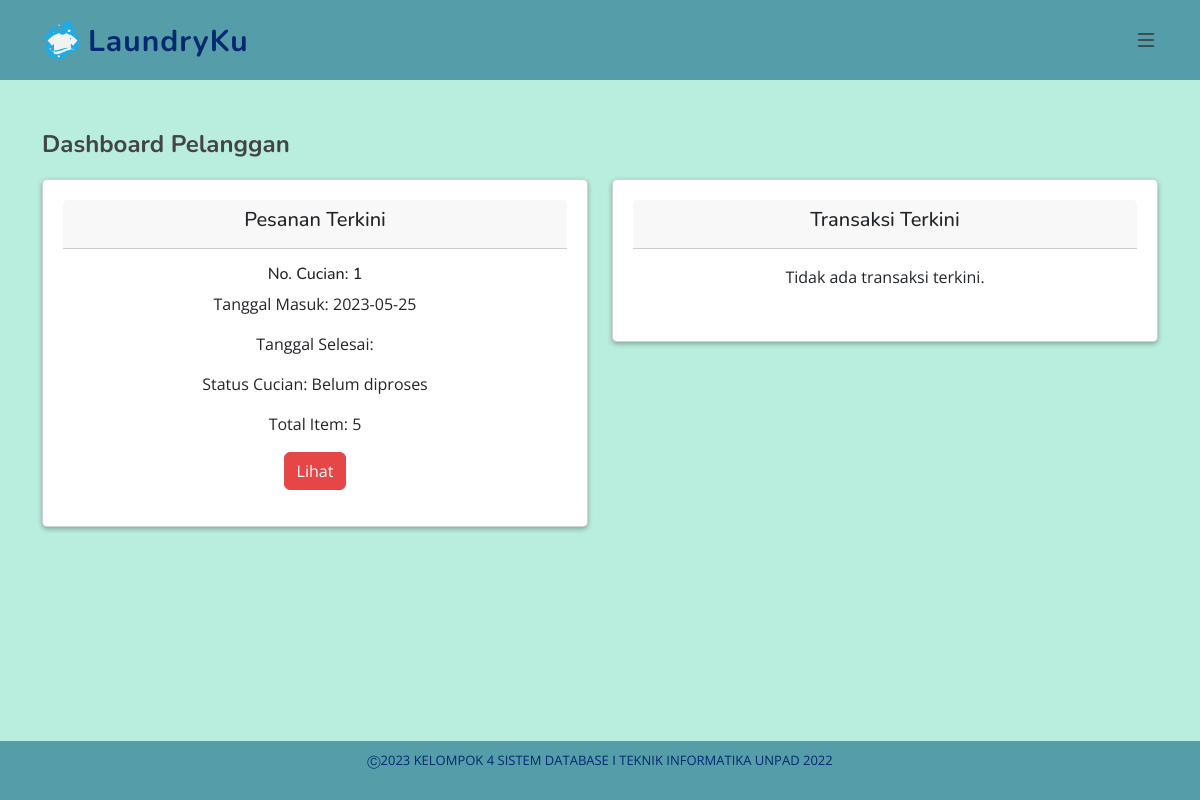
The app's page /dashboard_pelanggan.php (signed in) with its own data.
### tables this page shows
CREATE TABLE PermintaanCucian (
    no_cucian INT AUTO_INCREMENT PRIMARY KEY,
    id_pelanggan INT,
    id_prioritas INT,
    tgl_masuk DATE,
    tgl_selesai DATE,
    total_item INT,
    id_status_cucian INT,
    FOREIGN KEY (id_pelanggan) REFERENCES Pelanggan(id_pelanggan),
    FOREIGN KEY (id_prioritas) REFERENCES Prioritas(id_prioritas),
    FOREIGN KEY (id_status_cucian) REFERENCES StatusCucian(id_status_cucian)
);

CREATE TABLE StatusCucian (
    id_status_cucian INT AUTO_INCREMENT PRIMARY KEY,
    jenis_status_cucian VARCHAR(255) NOT NULL
);

### dashboard_pelanggan.php (the view, shortened to what this page needs)
<?php
include "config.php";
$id_pelanggan = isset($_SESSION['id_pelanggan']) ? $_SESSION['id_pelanggan'] : 0;
$queryPesanan = "SELECT pc.*, pri.jenis_prioritas, sc.jenis_status_cucian, SUM(ic.jumlah_item) AS total_item
                FROM PermintaanCucian pc
                LEFT JOIN Prioritas pri ON pc.id_prioritas = pri.id_prioritas
                LEFT JOIN StatusCucian sc ON pc.id_status_cucian = sc.id_status_cucian
                LEFT JOIN ItemCucian ic ON pc.no_cucian = ic.no_cucian
                WHERE pc.id_pelanggan = $id_pelanggan
                GROUP BY pc.no_cucian, pri.jenis_prioritas, sc.jenis_status_cucian
                ORDER BY pc.tgl_masuk DESC
                LIMIT 1";
$resultPesanan = mysqli_query($conn, $queryPesanan);
$rowPesanan = mysqli_fetch_assoc($resultPesanan);
$queryTransaksi = "SELECT t.*, sc.jenis_status_transaksi
                  FROM Transaksi t
                  LEFT JOIN StatusTransaksi sc ON t.id_status_transaksi = sc.id_status_transaksi
                  WHERE t.id_pelanggan = $id_pelanggan
                  ORDER BY t.tgl_transaksi DESC
                  LIMIT 1";
$resultTransaksi = mysqli_query($conn, $queryTransaksi);
$rowTransaksi = mysqli_fetch_assoc($resultTransaksi);
?>
<?php include 'header_pelanggan.php'; ?>
<main id="main">
  <section id="admin" class="admin">
    <div class="container">
      <div class="row">
        <div class="col-lg-12">
          <h2>Dashboard Pelanggan</h2>
          <div class="row">
            <div class="col-lg-6">
              <div class="card">
                <div class="card-header">
                  <h5>Pesanan Terkini</h5>
                </div>
                <div class="card-body">
                  <?php if ($rowPesanan) : ?>
                    <h6>No. Cucian: <?php echo $rowPesanan['no_cucian']; ?></h6>
                    <p>Tanggal Masuk: <?php echo $rowPesanan['tgl_masuk']; ?></p>
                    <p>Tanggal Selesai: <?php echo $rowPesanan['tgl_selesai']; ?></p>
                    <p>Status Cucian: <?php echo $rowPesanan['jenis_status_cucian']; ?></p>
                    <p>Total Item: <?php echo $rowPesanan['total_item']; ?></p>
                    <a href="permintaan_cucian_pelanggan.php" class="btn btn-primary">Lihat</a>
                  <?php else : ?>
                    <p>Tidak ada pesanan terkini.</p>
                  <?php endif; ?>
                </div>
              </div>
            </div>
            <div class="col-lg-6">
              <div class="card">
                <div class="card-header">
                  <h5>Transaksi Terkini</h5>
                </div>
                <div class="card-body">
                  <?php if ($rowTransaksi) : ?>
                    <h6>No. Transaksi: <?php echo $rowTransaksi['no_transaksi']; ?></h6>
                    <p>Tanggal Transaksi: <?php echo $rowTransaksi['tgl_transaksi']; ?></p>
                    <p>Status Transaksi: <?php echo $rowTransaksi['jenis_status_transaksi']; ?></p>
                    <p>Subtotal: <?php echo $rowTransaksi['subtotal']; ?></p>
                    <a href="daftar_transaksi_pelanggan.php" class="btn btn-primary">Lihat</a>
                  <?php else : ?>
                    <p>Tidak ada transaksi terkini.</p>
                  <?php endif; ?>
                </div>
              </div>
            </div>
          </div>
        </div>
      </div>
    </div>
  </section>
</main>
<?php include 'footer.php'; ?>

### assets/css/style.css (style rules this page uses)
:root { scroll-behavior: smooth; }
body { font-family: "Open Sans", sans-serif; color: #444444; }
a { color: #f4f4f4; text-decoration: none; }
h1, h2, h3, h4, h5, h6 { font-family: "Nunito", sans-serif; }
section { padding: 60px 0; overflow: hidden; }

### assets/css/styles.css (style rules this page uses)
#main { background-color: #B9EDDD; min-height: calc(100vh - 30px); }
#main .admin h2 { font-size: 24px; font-weight: bold; margin-bottom: 20px; }
#main .admin .btn-primary { background-color: #E74646; border-color: #E74646; }
#main { padding-top: 70px; }
#main .card { background-color: #fff; border-radius: 5px; box-shadow: 0 2px 5px rgba(0, 0, 0, 0.3); padding: 20px; text-align: center; }

### records on screen
permintaancucian: no_cucian "1", tgl_masuk "2023-05-25", id_status_cucian.jenis_status_cucian "Belum diproses"

### other values on screen
$rowPesanan['total_item'] "5"
